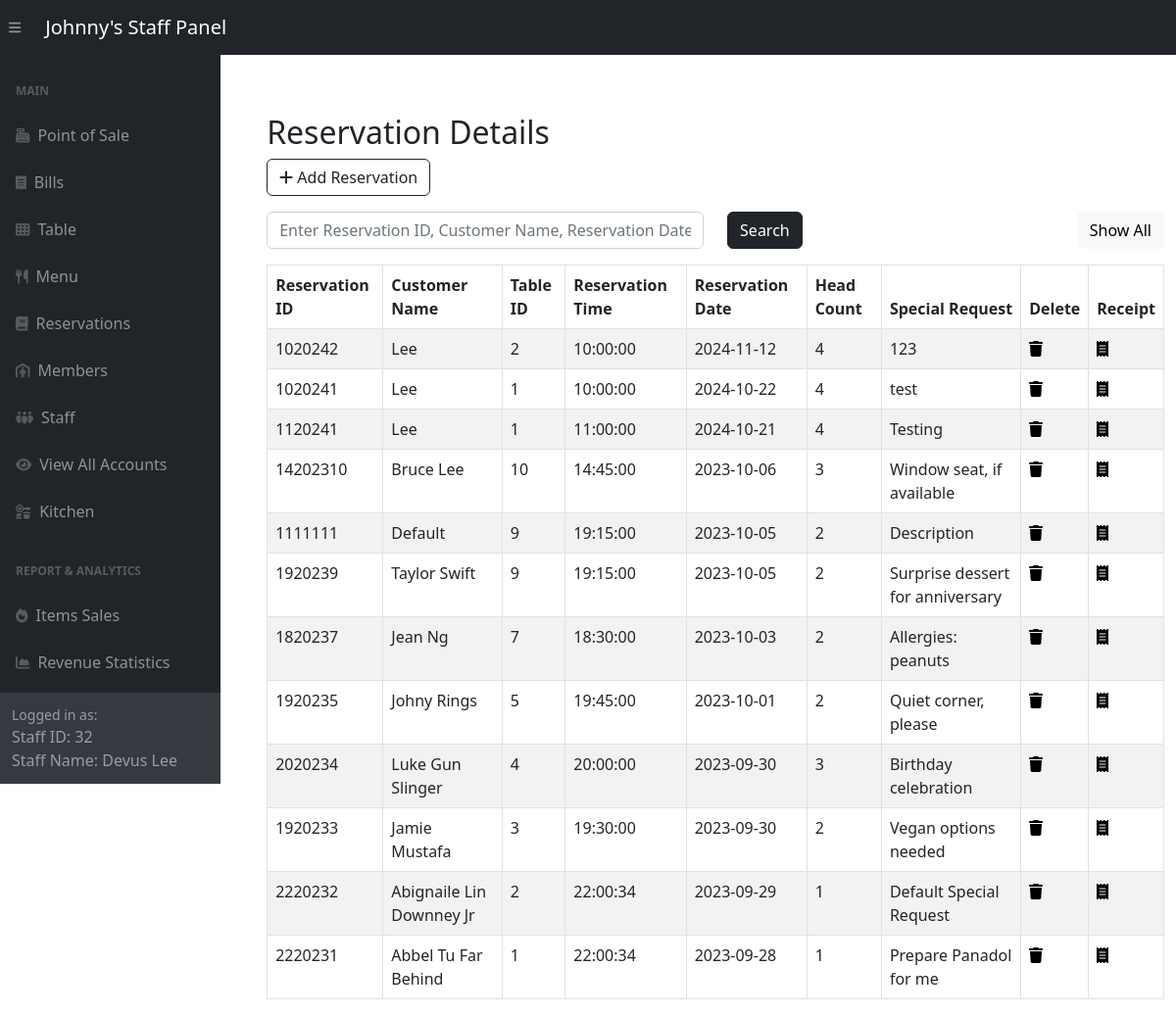
The app's page /adminSide/panel/reservation-panel.php (signed in) with its own data.
### tables this page shows
CREATE TABLE `reservations` (
  `reservation_id` int(11) NOT NULL,
  `customer_name` varchar(255) DEFAULT NULL,
  `table_id` int(11) DEFAULT NULL,
  `reservation_time` time DEFAULT NULL,
  `reservation_date` date DEFAULT NULL,
  `head_count` int(11) DEFAULT NULL,
  `special_request` varchar(255) DEFAULT NULL
);

### adminSide/panel/reservation-panel.php (the view, shortened to what this page needs)
<?php include '../inc/dashHeader.php'; ?>
<div class="wrapper">
    <div class="container-fluid pt-5 pl-600">
        <div class="row">
            <div class="m-50">
                <div class="mt-5 mb-3">
                    <h2 class="pull-left">Reservation Details</h2>
                    <a href="../reservationsCrud/createReservation.php" class="btn btn-outline-dark"><i class="fa fa-plus"></i> Add Reservation</a>
                </div>
                <div class="mb-3">
                    <form method="POST" action="#">
                        <div class="row">
                            <div class="col-md-6">
                                <input required type="text" id="search" name="search" class="form-control" placeholder="Enter Reservation ID, Customer Name, Reservation Date (2023-09)">
                            </div>
                            <div class="col-md-3">
                                <button type="submit" class="btn btn-dark">Search</button>
                            </div>
                            <div class="col" style="text-align: right;" >
                                <a href="reservation-panel.php" class="btn btn-light">Show All</a>
                            </div>
                        </div>
                    </form>
                </div>
                <?php
                require_once "../config.php";
                $sql = "SELECT * FROM reservations ORDER BY reservation_id;";
                if (isset($_POST['search'])) {
                    if (!empty($_POST['search'])) {
                        $search = $_POST['search'];
                        $sql = "SELECT * FROM reservations WHERE reservation_date LIKE '%$search%' OR reservation_id LIKE '%$search%' OR customer_name LIKE '%$search%'";
                    } else {
                        $sql = "SELECT * FROM reservations ORDER BY reservation_date DESC, reservation_time DESC;";
                    }
                } else{
                    $sql = "SELECT * FROM reservations ORDER BY reservation_date DESC, reservation_time DESC;";
                }
                if ($result = mysqli_query($link, $sql)) {
                    if (mysqli_num_rows($result) > 0) {
                        echo '<table class="table table-bordered table-striped">';
                        echo "<thead>";
                        echo "<tr>";
                        echo "<th>Reservation ID</th>";
                        echo "<th>Customer Name</th>";
                        echo "<th>Table ID</th>";
                        echo "<th>Reservation Time</th>";
                        echo "<th>Reservation Date</th>";
                        echo "<th>Head Count</th>";
                        echo "<th>Special Request</th>";
                        echo "<th>Delete</th>";
                        echo "<th>Receipt</th>";
                        echo "</tr>";
                        echo "</thead>";
                        echo "<tbody>";
                        while ($row = mysqli_fetch_array($result)) {
                            echo "<tr>";
                            echo "<td>" . $row['reservation_id'] . "</td>";
                            echo "<td>" . $row['customer_name'] . "</td>";
                            echo "<td>" . $row['table_id'] . "</td>";
                            echo "<td>" . $row['reservation_time'] . "</td>";
                            echo "<td>" . $row['reservation_date'] . "</td>";
                            echo "<td>" . $row['head_count'] . "</td>";
                            echo "<td>" . $row['special_request'] . "</td>";
                            echo "<td>";
                            echo '<a href="../reservationsCrud/deleteReservationVerify.php?id='. $row['reservation_id'] .'" title="Delete Record" data-toggle="tooltip" '
                                   . 'onclick="return confirm(\'Admin permission Required!\n\nAre you sure you want to delete this Reservation?\n\nThis will alter other modules related to this Reservation!\n\')"><span class="fa fa-trash text-black"></span></a>';
                            echo "</td>";
                            echo "<td>";
                            echo '<a href="../reservationsCrud/reservationReceipt.php?reservation_id='. $row['reservation_id'] .'" title="Receipt" data-toggle="tooltip"><span class="fa fa-receipt text-black"></span></a>';
                            echo "</td>";
                            echo "</tr>";
                        }
                        echo "</tbody>";
                        echo "</table>";
                    } else {
                        echo '<div class="alert alert-danger"><em>No records were found.</em></div>';
                    }
                } else {
                    echo "Oops! Something went wrong. Please try again later.";
                }
                ?>
            </div>
        </div>
    </div>
</div>
<?php include '../inc/dashFooter.php'; ?>

### adminSide/panel/reservation-panel.php (style rules this page uses)
.wrapper { width: 1300px; padding-left: 200px; padding-top: 20px }

### records on screen
reservations: reservation_id "1020242", customer_name "Lee", table "2", reservation_time "10:00:00", reservation_date "2024-11-12", head_count "4", special_request "123"
reservations: reservation_id "1020241", customer_name "Lee", table "1", reservation_time "10:00:00", reservation_date "2024-10-22", head_count "4", special_request "test"
reservations: reservation_id "1120241", customer_name "Lee", table "1", reservation_time "11:00:00", reservation_date "2024-10-21", head_count "4", special_request "Testing"
reservations: reservation_id "14202310", customer_name "Bruce Lee", table "10", reservation_time "14:45:00", reservation_date "2023-10-06", head_count "3", special_request "Window seat, if available"
reservations: reservation_id "1111111", customer_name "Default", table "9", reservation_time "19:15:00", reservation_date "2023-10-05", head_count "2", special_request "Description"
reservations: reservation_id "1920239", customer_name "Taylor Swift", table "9", reservation_time "19:15:00", reservation_date "2023-10-05", head_count "2", special_request "Surprise dessert for anniversary"
reservations: reservation_id "1820237", customer_name "Jean Ng", table "7", reservation_time "18:30:00", reservation_date "2023-10-03", head_count "2", special_request "Allergies: peanuts"
reservations: reservation_id "1920235", customer_name "Johny Rings", table "5", reservation_time "19:45:00", reservation_date "2023-10-01", head_count "2", special_request "Quiet corner, please"
reservations: reservation_id "2020234", customer_name "Luke Gun Slinger", table "4", reservation_time "20:00:00", reservation_date "2023-09-30", head_count "3", special_request "Birthday celebration"
reservations: reservation_id "1920233", customer_name "Jamie Mustafa", table "3", reservation_time "19:30:00", reservation_date "2023-09-30", head_count "2", special_request "Vegan options needed"
reservations: reservation_id "2220232", customer_name "Abignaile Lin Downney Jr", table "2", reservation_time "22:00:34", reservation_date "2023-09-29", head_count "1", special_request "Default Special Request"
reservations: reservation_id "2220231", customer_name "Abbel Tu Far Behind", table "1", reservation_time "22:00:34", reservation_date "2023-09-28", head_count "1", special_request "Prepare Panadol for me"

### other values on screen
$_SESSION['logged_account_id'] "32"
$_SESSION['logged_staff_name'] "Devus Lee"
